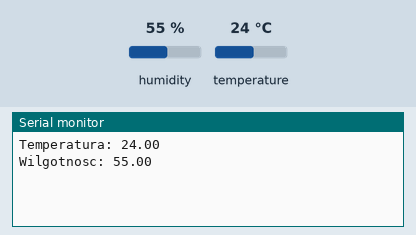
The sketch below on a simulated ESP32. Parts: the last lines printed to the serial monitor. Inputs (shaded band) come from the test bench; at power-on: humidity 55 %, temperature 24 °C.

Above: at 2.2 s.
2.3 s: humidity set to 22 %
At 11.5 s:
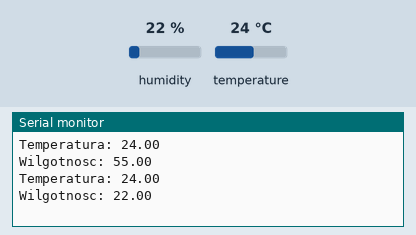
12.3 s: temperature set to 12 °C
At 22.0 s:
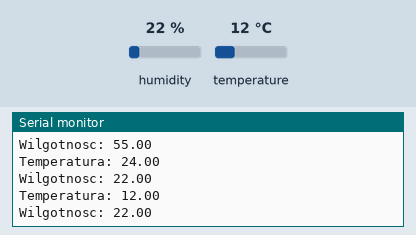
22.3 s: humidity set to 40 %
At 32.0 s:
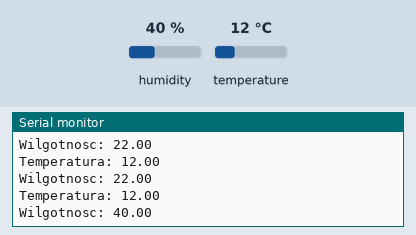
Timing chart, 0 to 33.5 s (numbered marks = the images above; inputs shaded):
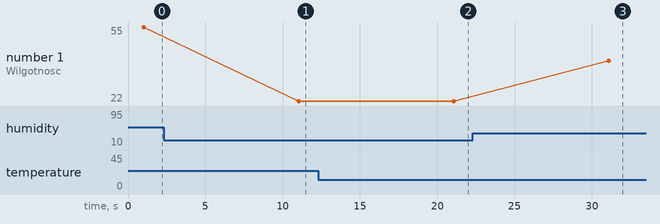

Measured:
- after the input at 2.3 s, the serial monitor: prints a new line after 8.7 s (image 1)
- after the input at 12.3 s, the serial monitor: prints a new line after 8.8 s (image 2)
- after the input at 22.3 s, the serial monitor: prints a new line after 8.8 s (image 3)
- plotted number 1: 55 → 22 after the input at 2.3 s, 22 → 40 after the input at 22.3 s

The sketch:

dth11_temp.ino
```cpp
#include <DHT.h>

DHT dht(26,DHT11);
void setup() {
  // put your setup code here, to run once:
  dht.begin();
  delay(1000);

  Serial.begin(115200);
}

void loop() {
  // put your main code here, to run repeatedly:
  float temp =dht.readTemperature();
  float humidity= dht.readHumidity();

 Serial.printf("Temperatura: %.2f \n", temp);
 Serial.printf("Wilgotnosc: %.2f\n", humidity);
 delay(10000);
}
```
